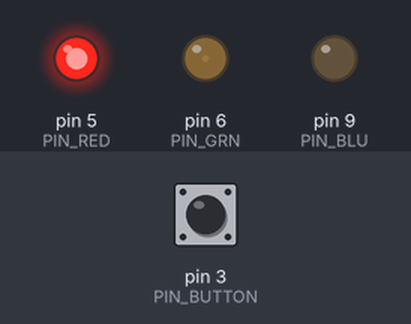
A sketch run on a simulated Arduino Uno, built with avr-gcc and run on an emulated ATmega328P. On the bench: output pins drawn as LEDs (lit = HIGH). Dashed ring = blinking. Inputs (shaded band) come from the test bench; at power-on: pin 3 (PIN_BUTTON) HIGH.

Above: at 0.9 s.
1.3 s: pin 3 (PIN_BUTTON) pulled LOW for 0.15 s
At 2.0 s:
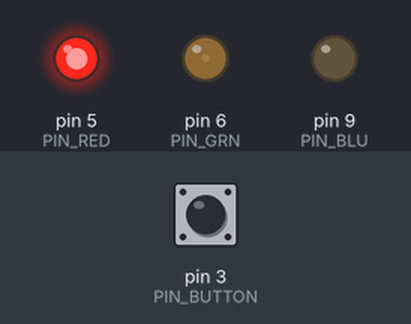
2.9 s: pin 3 (PIN_BUTTON) pulled LOW for 1 s
At 3.37 s:
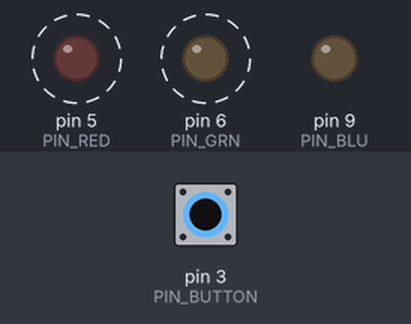
6.2 s: pin 3 (PIN_BUTTON) pulled LOW for 0.15 s
At 7.5 s:
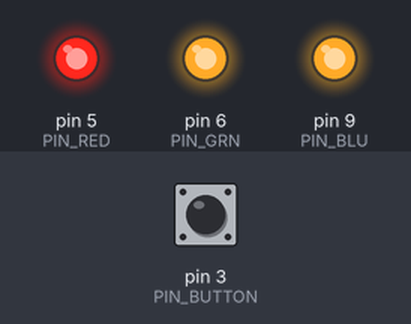
7.8 s: pin 3 (PIN_BUTTON) pulled LOW for 3.2 s
At 8.37 s:
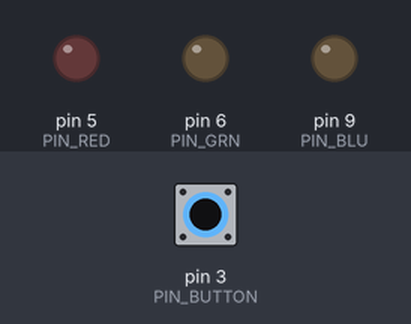
12.5 s: pin 3 (PIN_BUTTON) pulsed LOW 2 times (0.12 s each, 0.3 s apart)
15.5 s: pin 3 (PIN_BUTTON) pulsed LOW 5 times (0.12 s each, 0.3 s apart)
At 16.1 s:
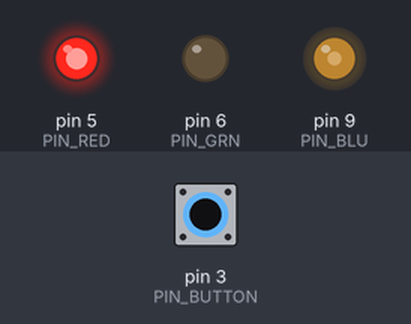
Timing chart, 0 to 18.5 s (numbered marks = the images above; inputs shaded):
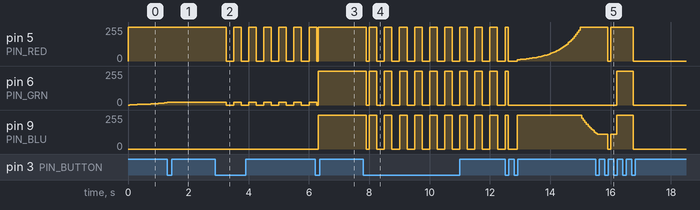

The sketch:

bike.ino
```cpp
#define PIN_RED 5
#define PIN_GRN 6
#define PIN_BLU 9

#define MAX_RED 255
#define MAX_GRN 255
#define MAX_BLU 255

#define PIN_BUTTON 3

#define BLINK_SPEED 250

const byte dim_curve[] = {
    0, 1, 1, 2, 2, 2, 2, 2, 2, 3, 3, 3, 3, 3, 3, 3,
    3, 3, 3, 3, 3, 3, 3, 4, 4, 4, 4, 4, 4, 4, 4, 4,
    4, 4, 4, 5, 5, 5, 5, 5, 5, 5, 5, 5, 5, 6, 6, 6,
    6, 6, 6, 6, 6, 7, 7, 7, 7, 7, 7, 7, 8, 8, 8, 8,
    8, 8, 9, 9, 9, 9, 9, 9, 10, 10, 10, 10, 10, 11, 11, 11,
    11, 11, 12, 12, 12, 12, 12, 13, 13, 13, 13, 14, 14, 14, 14, 15,
    15, 15, 16, 16, 16, 16, 17, 17, 17, 18, 18, 18, 19, 19, 19, 20,
    20, 20, 21, 21, 22, 22, 22, 23, 23, 24, 24, 25, 25, 25, 26, 26,
    27, 27, 28, 28, 29, 29, 30, 30, 31, 32, 32, 33, 33, 34, 35, 35,
    36, 36, 37, 38, 38, 39, 40, 40, 41, 42, 43, 43, 44, 45, 46, 47,
    48, 48, 49, 50, 51, 52, 53, 54, 55, 56, 57, 58, 59, 60, 61, 62,
    63, 64, 65, 66, 68, 69, 70, 71, 73, 74, 75, 76, 78, 79, 81, 82,
    83, 85, 86, 88, 90, 91, 93, 94, 96, 98, 99, 101, 103, 105, 107, 109,
    110, 112, 114, 116, 118, 121, 123, 125, 127, 129, 132, 134, 136, 139, 141, 144,
    146, 149, 151, 154, 157, 159, 162, 165, 168, 171, 174, 177, 180, 183, 186, 190,
    193, 196, 200, 203, 207, 211, 214, 218, 222, 226, 230, 234, 238, 242, 248, 255,
};

int state = 0;
long offset = 0;
int frozenHue = -1;
int colors[3];
int buttonState = LOW;
long bStateChangeMillis = 0;
bool allows = true;

void setup()
{
    pinMode(PIN_RED, OUTPUT);
    pinMode(PIN_GRN, OUTPUT);
    pinMode(PIN_BLU, OUTPUT);
    pinMode(PIN_BUTTON, INPUT_PULLUP);

    allows = true;
}

int getHueFromMillis()
{

        return (millis()/50)%360;
}

void setLedsByHSV(int hue, int sat, int val)
{

   getRGB(hue, sat, val, colors);
   int red = dim_curve[(colors[0])];
   int green = dim_curve[(colors[1])];
   int blue = dim_curve[(colors[2])];
   analogWrite(PIN_RED, map(red,0,255,0,MAX_RED));
   analogWrite(PIN_GRN, map(green,0,255,0,MAX_GRN));
   analogWrite(PIN_BLU, map(blue,0,255,0,MAX_BLU));

}

void setLedsByHue(int hue)
{
    setLedsByHSV(hue, 255, 255);
}

void allOff()
{
  setLedsByHSV(0, 0, 0);
}

void allOn()
{
  setLedsByHSV(0, 0, 255);
}
void loop()
{
    /*
    for (int x = 0; x < 3600; x++)
    {
        int colors[3];

        getRGB(int(x / 10), 255, 255, colors);
        int red = dim_curve[(colors[0])];
        int green = dim_curve[(colors[1])];
        int blue = dim_curve[(colors[2])];
        analogWrite(PIN_RED, red);
        analogWrite(PIN_GRN, green);
        analogWrite(PIN_BLU, blue);

        delay(5);
    }
    */

    if(state == 0)
    {
        frozenHue = getHueFromMillis();
        setLedsByHue(frozenHue);
    }

    if (state == 1)
        setLedsByHue(frozenHue);
    if (state == 2)
        if ((millis() / BLINK_SPEED) % 2 == 0)
            setLedsByHSV(frozenHue, 255, 255);
        else
            setLedsByHSV(frozenHue, 255, 0);
    if (state == 3)
        setLedsByHSV(0,0,255);
    if (state == 4)
        if ((millis() / BLINK_SPEED) % 2 == 0)
            setLedsByHSV(frozenHue, 0, 255);
        else
            setLedsByHSV(frozenHue, 0, 0);
    if (state == 5)
        allOff();

    int nState = digitalRead(PIN_BUTTON);
    if (nState != buttonState)
    {
        buttonState = nState;
        bStateChangeMillis = millis();
    }
    if(millis() - bStateChangeMillis > 100 &&
        buttonState == LOW &&
        allows == true)
    {
        state = (state+1)%6;
        allows = false;
    }
    if(millis() - bStateChangeMillis > 100 &&
        buttonState == HIGH)
    {
         allows = true;
    }

    /*
    if(millis()/1000%2 ==0)
    setLedsByHSV(0,0,0);
    else
    setLedsByHSV(0,0,255);
    */

}

void getRGB(int hue, int sat, int val, int colors[3])
{
    /* convert hue, saturation and brightness ( HSB/HSV ) to RGB
     The dim_curve is used only on brightness/value and on saturation (inverted).
     This looks the most natural.
  */

    val = dim_curve[val];
    sat = 255 - dim_curve[255 - sat];

    int r;
    int g;
    int b;
    int base;

    if (sat == 0) { // Acromatic color (gray). Hue doesn't mind.
        colors[0] = val;
        colors[1] = val;
        colors[2] = val;
    }
    else {

        base = ((255 - sat) * val) >> 8;

        switch (hue / 60) {
        case 0:
            r = val;
            g = (((val - base) * hue) / 60) + base;
            b = base;
            break;

        case 1:
            r = (((val - base) * (60 - (hue % 60))) / 60) + base;
            g = val;
            b = base;
            break;

        case 2:
            r = base;
            g = val;
            b = (((val - base) * (hue % 60)) / 60) + base;
            break;

        case 3:
            r = base;
            g = (((val - base) * (60 - (hue % 60))) / 60) + base;
            b = val;
            break;

        case 4:
            r = (((val - base) * (hue % 60)) / 60) + base;
            g = base;
            b = val;
            break;

        case 5:
            r = val;
            g = base;
            b = (((val - base) * (60 - (hue % 60))) / 60) + base;
            break;
        }

        colors[0] = r;
        colors[1] = g;
        colors[2] = b;
    }
}
```

Measured:
- after the input at 1.3 s, pin 6 (PIN_GRN): goes on until 1.4 s, then stays 21/255
- after the input at 2.9 s, pin 5 (PIN_RED): alternates 255/255 for 0.25 s and 0/255 for 0.25 s, starting after 0.35 s; pin 6 (PIN_GRN): alternates 21/255 for 0.25 s and 0/255 for 0.25 s, starting after 0.35 s
- after the input at 6.2 s, pin 9 (PIN_BLU): 0/255 → 255/255 after 0.10 s
- after the input at 7.8 s, pin 5 (PIN_RED), pin 6 (PIN_GRN), pin 9 (PIN_BLU): 255/255 → 0/255 after 0.10 s, then repeats every 0.50 s: 255/255 0.25 s, 0/255 0.25 s
- after the input at 15.5 s, pin 5 (PIN_RED): 255/255 → 0/255 after 0.40 s, → 255/255 0.10 s later, → 0/255 0.75 s later
